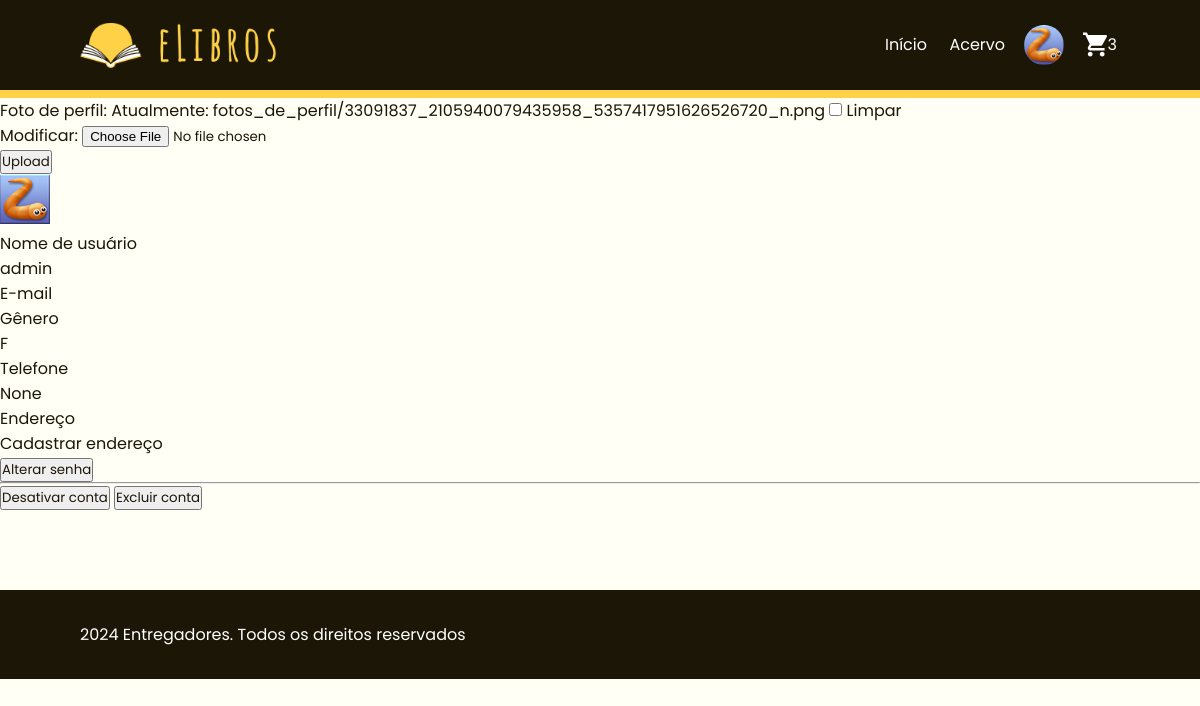
The app's page /cliente/ (signed in) with its own data.
### accounts/models.py (models this page shows, shortened)
class Cliente(AbstractUser):
    nome = models.CharField(blank=True, null=True, max_length=100)
    CPF = models.CharField(blank=True, null=True, max_length=15)
    foto_de_perfil = models.ImageField(upload_to='fotos_de_perfil/', blank=True, null=True)
    genero_choices = (
        ("F", "Feminino"),
        ("M", "Masculino"),
        ("NB", "Não-binário"),
        ("PND", "Prefiro não dizer"),
        ("OU", "Outro")
    )
    telefone = models.CharField(max_length=15, blank=True, null=True)
    genero = models.CharField(max_length=20, choices=genero_choices, default="F", null=True, blank=True, verbose_name="Identidade de gênero")
    outro_genero = models.CharField(max_length=50, blank=True, null=True, verbose_name="Outro gênero")
    dt_nasc = models.DateField(blank=True, null=True, verbose_name="Data de Nascimento")
    endereco = models.ForeignKey(Endereco, blank=True, on_delete=models.SET_NULL, null=True)
    def __str__(self):
        return self.username

### elibrosLoja/models/carrinho.py (models this page shows, shortened)
class Carrinho(models.Model):
    session_id = models.CharField(max_length=100, null=True, blank=True)
    cliente = models.ForeignKey('accounts.Cliente', null=True, related_name="cliente_do_carrinho", on_delete=models.CASCADE)
    total = models.DecimalField(max_digits=5, decimal_places=2, default=0.00, blank=True)
    @property
    def numero_itens(self):
        return sum(item.quantidade for item in self.items_do_carrinho.all())

### elibrosLoja/models/itemcarrinho.py (models this page shows, shortened)
class ItemCarrinho(models.Model):
    livro = models.ForeignKey(Livro, null=False, related_name="livro_selecionado", on_delete=models.CASCADE)
    quantidade = models.IntegerField()
    preco = models.DecimalField(max_digits=5, decimal_places=2, blank=True)
    carrinho = models.ForeignKey(Carrinho, related_name="items_do_carrinho", on_delete=models.CASCADE, null=True)

### elibrosLoja/views/ClienteViews.py (the view)
@login_required
def perfil(request):
    cliente = request.user
    if request.method == 'POST':
        form = UserImageForm(request.POST, request.FILES, instance=cliente)
        if form.is_valid():
            form.save()
            return redirect('perfil')  # Redirect to the same page to see the changes
    else:
        form = UserImageForm(instance=cliente)
    context = {
        'cliente': cliente,
        'form': form,
    }
    return render(request, 'elibrosLoja/perfil.html', context=context)

### elibrosLoja/forms.py
class UserImageForm(forms.ModelForm):
    class Meta:
        model = Cliente
        fields = ['foto_de_perfil']

### utils/context_processors.py (called while the page is built)
def carrinho(request):
    try:
        if request.user.is_authenticated:
            carrinho, created = Carrinho.objects.get_or_create(cliente=request.user)
        else:
            carrinho, created = Carrinho.objects.get_or_create(session_id=request.session['session_id'])
    except:
        carrinho = {'total': 0, 'numero_itens': 0}
        print(carrinho)
    return {'carrinho': carrinho}

def cliente(request):
    try:
        cliente = request.user
    except:
        cliente = None
    return {'cliente': cliente}

### templates/elibrosLoja/perfil.html (shortened to what this page needs)
{% extends '_base.html' %}
{% load static %}
{% block content %}
<main>
<form method="post" enctype="multipart/form-data">
    {{ form.as_p }}
    <button type="submit">Upload</button>
</form>
{% if cliente.foto_de_perfil %}
    <img src="{{ cliente.foto_de_perfil.url }}" alt="Profile Picture" style="max-height:300px">
{% endif %}
<p>Nome de usuário</p>
<p>{{ cliente.username }}</p>
<p>E-mail</p>
<p>Gênero</p>
<p>{{ cliente.genero }}</p>
<p>Telefone</p>
<p>{{ cliente.telefone }}</p>
<p>Endereço</p>
{% if cliente.endereco %}
    <p>{{ cliente.endereco }}</p>
{% else %}
    <a href="">Cadastrar endereço</a>
{% endif %}
<div class="senha_autenticacao">
    <button>Alterar senha</button>
    <hr>
    <button>Desativar conta</button>
    <button>Excluir conta</button>
</div>
</main>
{% endblock content %}

### templates/_base.html (shortened to what this page needs)
{% load static %}
<!DOCTYPE html>
<html lang="pt-br">
<head>
  {% block css %}
  <link rel="stylesheet" href="https://cdn.jsdelivr.net/npm/swiper@11/swiper-bundle.min.css" />
  <link rel="stylesheet" href="{% static 'css/base.css' %}">
  {% endblock %}
</head>
<body>
  <header>
    <h1><a href="{% url 'inicio' %}"><img src="{% static 'images/logo.png' %}"></a></h1>
    <nav>
      <ul class="navbar-ul">
        <li>
          <a class="nav-link-normal" href="{% url 'inicio' %}">Início</a>
        </li>
        <li>
          <a class="nav-link-normal" href="{% url 'acervo' %}">Acervo</a>
        </li>
        {% if user.is_authenticated %}
        <li id="dropdown">
          <div>
              <div id="perfil">
                {% if cliente.foto_de_perfil %}
                  <img src="{{ cliente.foto_de_perfil.url }}">
                {% else %}
                  <img src="{% static 'images/usuario'%}">
                {% endif %}
              </div>
          </div>
        </li>
        {% endif %}
        <li>
          <a id="carrinho" class="nav-link" href="{% url 'carrinho' %}">
            <img src="{% static 'images/icons/carrinho.svg' %}">
            <span class="carrinho-quantidade">{{carrinho.numero_itens}}</span>
          </a>
        </li>
      </ul>
    </nav>
  </header>
  {% block content %}{% endblock content %}
  <footer>
    <p>2024 Entregadores. Todos os direitos reservados</p>
  </footer>
</body>
</html>

### static/css/base.css (style rules this page uses)
body { background-color: #FFFFF5; width: 100%; }
a { text-decoration: none; }
* { margin: 0; padding: 0; font-family: Poppins; color: #1C1607; }
header { padding: 1em 5em; border-bottom: 8px #FFD147 solid; display: flex; flex-direction: row; justify-content: space-between; background-color: #1C1607; }
header h1 a { display: flex; }
header h1 a img { width: 200px; }
header nav { display: flex; }
header nav ul { gap: 1em; list-style-type: none; display: flex; flex-direction: row; }
header nav ul li { display: flex; align-items: center; justify-content: center; }
header nav ul li a { color: #FFF; padding: 0 0.2em; text-decoration: none; display: flex; }
.nav-link-normal { position: relative; }
.nav-link-normal:before { content: ""; position: absolute; width: 100%; height: 1px; bottom: -1px; left: 0; background-color: #FFD147; visibility: hidden; -webkit-transform: scaleX(0); transform: scaleX(0); -webkit-transition: all 0.17s ease-in-out 0s; transition: all 0.17s ease-in-out 0s; }
#carrinho img { width: 24px; }
.carrinho-quantidade { color: white; }
#perfil { display: flex; align-items: center; justify-content: center; }
#perfil img { width: 40px; height: 40px; border-radius: 40px; }
#dropdown { position: relative; }
footer { margin-top: 5em; padding: 2em 5em; background-color: #1C1607; }
footer p { color: #fff; }

### records on screen
Cliente: foto_de_perfil (picture), username "admin", genero "F", telefone "None"
Carrinho: numero_itens "3"
